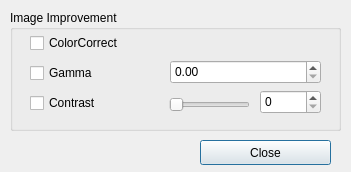
<?xml version="1.0" encoding="UTF-8"?>
<ui version="4.0">
 <class>CImageImprovement</class>
 <widget class="QDialog" name="CImageImprovement">
  <property name="geometry">
   <rect>
    <x>0</x>
    <y>0</y>
    <width>351</width>
    <height>172</height>
   </rect>
  </property>
  <property name="windowTitle">
   <string>Image Improvement</string>
  </property>
  <widget class="QGroupBox" name="ImageImprovement">
   <property name="geometry">
    <rect>
     <x>10</x>
     <y>10</y>
     <width>331</width>
     <height>121</height>
    </rect>
   </property>
   <property name="title">
    <string>Image Improvement</string>
   </property>
   <widget class="QSpinBox" name="ContrastSpin">
    <property name="geometry">
     <rect>
      <x>250</x>
      <y>80</y>
      <width>61</width>
      <height>24</height>
     </rect>
    </property>
   </widget>
   <widget class="QSlider" name="ContrastSlider">
    <property name="geometry">
     <rect>
      <x>159</x>
      <y>85</y>
      <width>81</width>
      <height>20</height>
     </rect>
    </property>
    <property name="inputMethodHints">
     <set>Qt::ImhNone</set>
    </property>
    <property name="orientation">
     <enum>Qt::Horizontal</enum>
    </property>
    <property name="invertedAppearance">
     <bool>false</bool>
    </property>
    <property name="invertedControls">
     <bool>false</bool>
    </property>
    <property name="tickPosition">
     <enum>QSlider::NoTicks</enum>
    </property>
   </widget>
   <widget class="QDoubleSpinBox" name="GammaSpin">
    <property name="geometry">
     <rect>
      <x>160</x>
      <y>50</y>
      <width>151</width>
      <height>24</height>
     </rect>
    </property>
    <property name="correctionMode">
     <enum>QAbstractSpinBox::CorrectToPreviousValue</enum>
    </property>
   </widget>
   <widget class="QCheckBox" name="GammaCheckBox">
    <property name="geometry">
     <rect>
      <x>20</x>
      <y>53</y>
      <width>86</width>
      <height>20</height>
     </rect>
    </property>
    <property name="text">
     <string>Gamma</string>
    </property>
   </widget>
   <widget class="QCheckBox" name="ContrastCheckBox">
    <property name="geometry">
     <rect>
      <x>20</x>
      <y>83</y>
      <width>141</width>
      <height>20</height>
     </rect>
    </property>
    <property name="text">
     <string>Contrast</string>
    </property>
   </widget>
   <widget class="QCheckBox" name="ColorCorrect">
    <property name="geometry">
     <rect>
      <x>20</x>
      <y>23</y>
      <width>111</width>
      <height>20</height>
     </rect>
    </property>
    <property name="text">
     <string>ColorCorrect</string>
    </property>
   </widget>
  </widget>
  <widget class="QPushButton" name="ImageImprovement_Close">
   <property name="geometry">
    <rect>
     <x>200</x>
     <y>140</y>
     <width>131</width>
     <height>25</height>
    </rect>
   </property>
   <property name="text">
    <string>Close</string>
   </property>
  </widget>
 </widget>
 <tabstops>
  <tabstop>ColorCorrect</tabstop>
  <tabstop>GammaCheckBox</tabstop>
  <tabstop>GammaSpin</tabstop>
  <tabstop>ContrastCheckBox</tabstop>
  <tabstop>ContrastSlider</tabstop>
  <tabstop>ContrastSpin</tabstop>
  <tabstop>ImageImprovement_Close</tabstop>
 </tabstops>
 <resources/>
 <connections/>
</ui>
